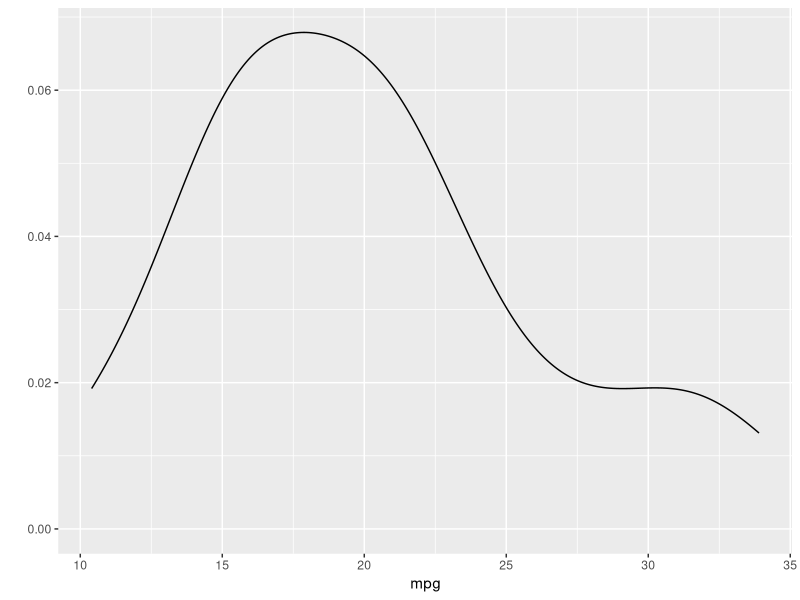
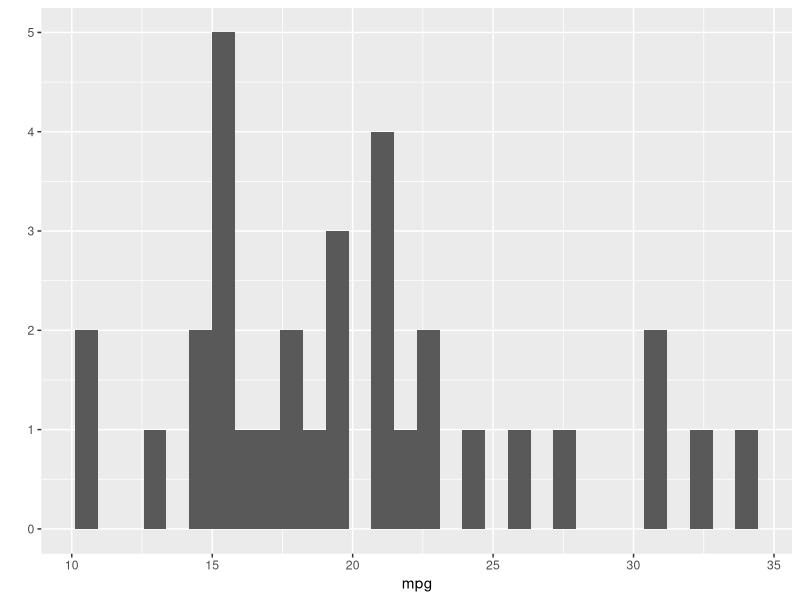

Write the R code that produced these figures, in order.
library(ggplot2)

p1 = qplot(mpg, data = mtcars, geom = "density")
p2 = qplot(mpg, data = mtcars, geom = "histogram")

p1 ; p2
